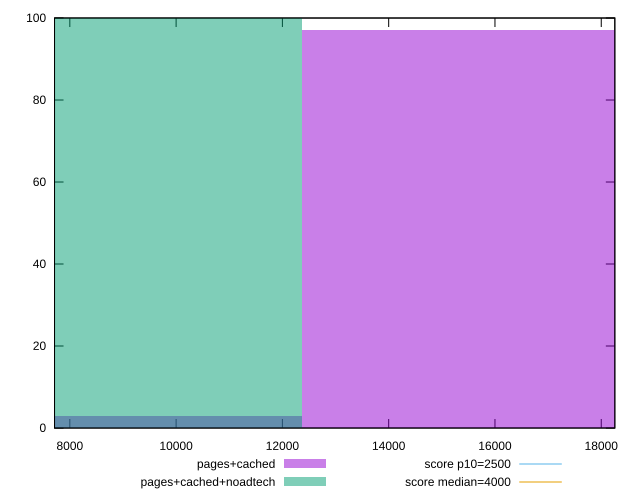

gnuplot code for this plot:
reset

$pagesCached <<EOF
8242.578632671368 3
16485.157265342736 97
EOF

$pagesCachedNoadtech <<EOF
8242.578632671368 100
EOF

set key outside below
set boxwidth 8242.578632671368
set xrange [7712.285:18255.332999999995]
set yrange [0:100]
set trange [0:100]
set style fill transparent solid 0.5 noborder

set parametric
set terminal svg size 640, 500 enhanced background rgb 'white'
set output "report_00013_2021-02-09T12-04-24.940Z/largest-contentful-paint/comparison/histogram/1_vs_2.svg"

plot $pagesCached title "pages+cached" with boxes, \
     $pagesCachedNoadtech title "pages+cached+noadtech" with boxes, \
     2500,t title "score p10=2500", \
     4000,t title "score median=4000"

reset
